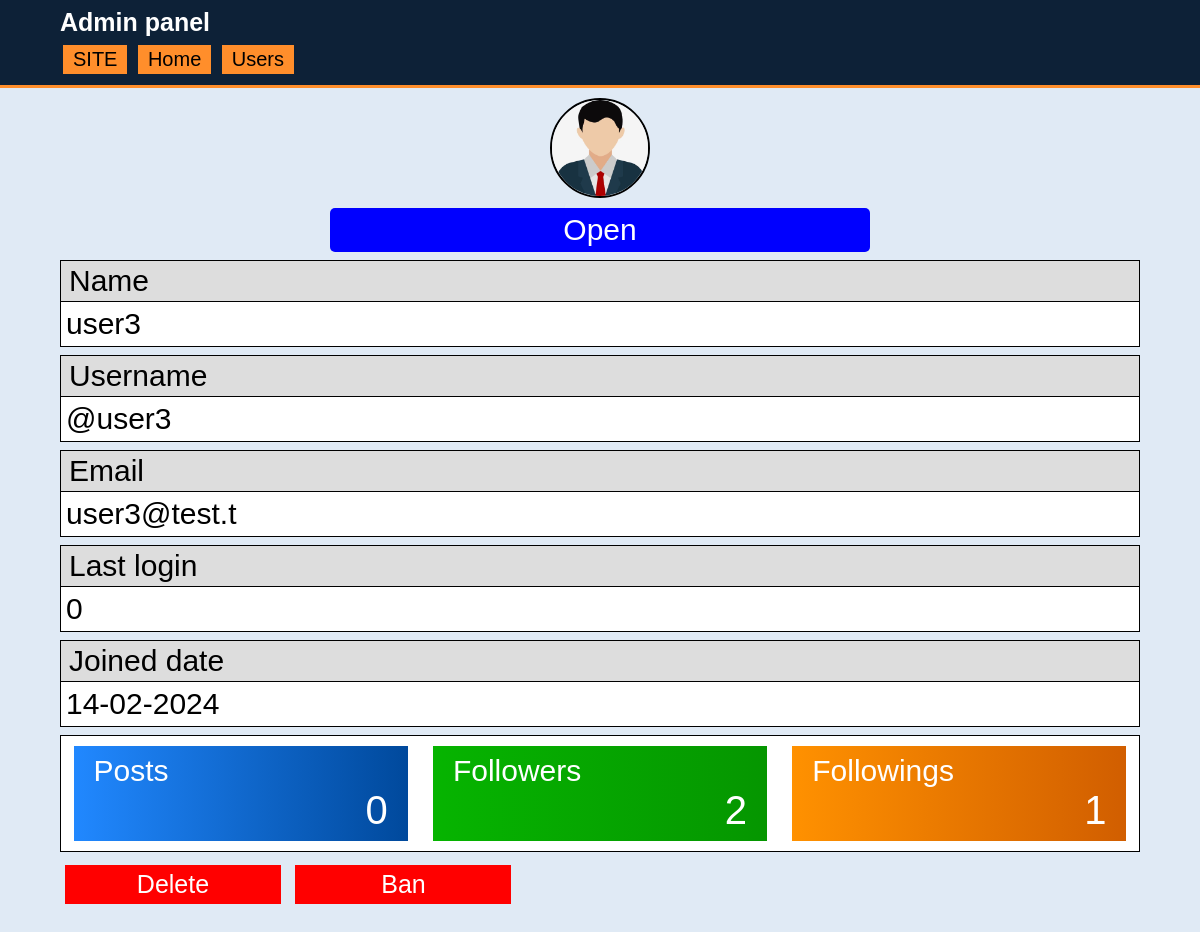
The app's page /admin/user.php?username=user3 (signed in) with its own data.
### tables this page shows
CREATE TABLE "profiles" (
	"id"	INTEGER,
	"name"	TEXT NOT NULL,
	"username"	BLOB NOT NULL,
	"is_active"	INTEGER NOT NULL DEFAULT 0,
	"photo"	TEXT DEFAULT '/media/profile-img/default.jpg',
	"followers"	INTEGER DEFAULT 0,
	"posts"	INTEGER DEFAULT 0,
	"following"	INTEGER DEFAULT 0,
	"ban"	INTEGER DEFAULT 0,
	"last_login"	TEXT DEFAULT 0,
	PRIMARY KEY("id" AUTOINCREMENT)
);

CREATE TABLE "users" (
	"id"	INTEGER NOT NULL,
	"username"	TEXT NOT NULL UNIQUE,
	"email"	TEXT NOT NULL UNIQUE,
	"password"	TEXT NOT NULL,
	"joined_date"	TEXT NOT NULL,
	"admin"	INTEGER DEFAULT 0,
	PRIMARY KEY("id" AUTOINCREMENT)
);

### includes/db-functions/users.php (called while the page is built, shortened)
<?php
function get_user_by_id($id, $db){
	$user = $db->query("SELECT * FROM users WHERE id = '$id'")->fetch(PDO::FETCH_ASSOC);
	return $user;
}
function get_user_by_username($username, $db){
	$username = strtolower($username);
	$user = $db->query("SELECT * FROM users WHERE username = '$username';")->fetch(PDO::FETCH_ASSOC);
	return $user;
}
function user_is_admin($user_id, $db){
	$user = get_user_by_id($user_id, $db);
	return ($user['admin'] == '1');
}
?>

### includes/db-functions/profiles.php (called while the page is built, shortened)
<?php
function get_profile_by_username($username, $db){
	$profile = $db->query("SELECT * FROM profiles WHERE username = '$username';")->fetch(PDO::FETCH_ASSOC);
	return $profile;
}
function profile_is_banned($id, $db){
	$query = $db->prepare("SELECT ban FROM profiles WHERE id = :id");
	$query->execute([
		'id' => $id
	]);
	$result = $query->fetch(PDO::FETCH_ASSOC);
	return $result['ban'];
}
?>

### admin/user.php (the view, shortened to what this page needs)
<?php
$path = "../includes";
require "$path/database.php";
require "$path/db-functions/users.php";
$PROFILE = $_SESSION['profile'];
if(!user_is_admin($PROFILE['id'], $db)){
    require "$path/403.php";
}else{
    $username = $_GET['username'];
    require "$path/db-functions/profiles.php";
    $profile = get_profile_by_username($username, $db);
    $user = get_user_by_username($username, $db);
    if(profile_is_banned($profile['id'], $db) == '0'){
        $is_banned = false;
    }
    else
        $is_banned = true;
?>
<!DOCTYPE html>
<html lang="en">
<head>
    <link rel="stylesheet" href="/static/style.css">
    <link rel="stylesheet" href="/static/admin.css">
    <link rel="stylesheet" href="/static/admin-user.css">
</head>
<body>
    <header>
		<div class="container">
            <h2 id="afisha">
                <a>Admin panel</a>
            </h2>
            <nav>
                <a class="header-link" href="/">SITE</a>
                <a class="header-link" href="/admin">Home</a>
                <a class="header-link" href="/admin/users.php">Users</a>
            </nav>
		</div>
	</header>
    <div class="container">
        <img class="profile-img" src="<?= $profile['photo'] ?>">
        <a href="/profile?username=<?= $profile['username'] ?>" class="open-link" target='_blank'>Open</a>
        <div class="profile-info">
            <span>Name</span>
            <p><?= $profile['name'] ?></p>
        </div>
        <div class="profile-info">
            <span>Username</span>
            <p>@<?= $profile['username'] ?></p>
        </div>
        <div class="profile-info">
            <span>Email</span>
            <p><?= $user['email'] ?></p>
        </div>
        <div class="profile-info">
            <span>Last login</span>
            <p><?= $profile['last_login'] ?></p>
        </div>
        <div class="profile-info">
            <span>Joined date</span>
            <p><?= $user['joined_date'] ?></p>
        </div>
        <div class="stat-cards">
            <div class="card blue">
                <p class="title">Posts</p>
                <p class="result">
                    <?= $profile['posts'] ?>
                </p>
            </div>
            <div class="card green">
                <p class="title">Followers</p>
                <p class="result">
                    <?= $profile['followers'] ?>
                </p>
            </div>
            <div class="card orange">
                <p class="title">Followings</p>
                <p class="result">
                    <?= $profile['following'] ?>
                </p>
            </div>
        </div>
        <form class="btn-form" method = "POST">
            <button class="btn red">Delete</button>
            <button name='ban' class="btn red">
                <?php echo ($is_banned ? "Unban" : "Ban")?>
            </button>
        </form>
    </div>
</body>
</html>
<?php }?>

### static/style.css (style rules this page uses)
* { padding: 0; margin: 0; box-sizing: border-box; font-family: sans-serif; }
body { margin-bottom: 50px; background-color: #e0eaf5; }
.container { width: 90%; margin: 0 auto; }
header { padding: 8px 0; background-color: #0d2137; border-bottom: 3px solid #ff8e2b; }
header #afisha a { font-size: 25px; text-decoration: none; color: white; }

### static/admin.css (style rules this page uses)
header { margin-bottom: 10px; }
nav { margin-top: 5px; }
.header-link { display: inline-block; color: black; text-decoration: none; background-color: #ff8e2b; padding: 3px 10px; margin: 3px; font-size: 20px; }
.blue { background: linear-gradient(90deg, rgb(33, 136, 255), rgb(0, 73, 156)); }
.green { background: linear-gradient(90deg, rgb(6, 180, 0), rgb(5, 150, 0)); }
.orange { background: linear-gradient(90deg, rgb(255, 145, 0), rgb(209, 94, 0)); }
.stat-cards { display: flex; border: 1px solid black; background-color: white; justify-content: space-around; }
.card { display: inline-block; width: 31%; padding: 8px 20px; margin: 10px 0; }
.title { color: white; font-size: 30px; }
.result { color: white; font-size: 40px; text-align: right; }
.red { background-color: red; }

### static/admin-user.css (style rules this page uses)
.profile-img { display: block; margin: 10px auto; width: 100px; border: 2px solid black; border-radius: 50%; }
.open-link { display: inline-block; width: 50%; margin: 0 25%; padding: 5px 0; font-size: 30px; text-align: center; text-decoration: none; background-color: blue; color: white; border-radius: 5px; }
.profile-info { font-size: 30px; border: 1px solid black; background-color: white; margin: 8px 0; display: block; }
.profile-info span { display: inline-block; background-color: #ddd; padding: 3px 8px; border-bottom: 1px solid black; display: block; }
.profile-info p { padding: 5px; }
.btn-form { display: block; margin: 8px 0; }
.btn { font-size: 25px; border: none; color: white; padding: 5px 0; width: 20%; margin: 5px; cursor: pointer; }

### records on screen
profiles: photo (picture), name "user3", username "user3", last_login "0", posts "0", followers "2", following "1"
users: email "user3@test.t", joined_date "14-02-2024"
